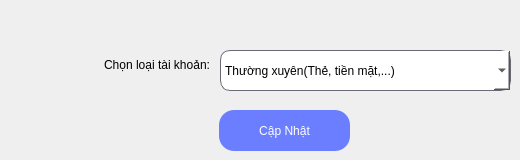
        <widget class="QWidget" name="tab_9">
         <attribute name="title">
          <string>Xem Bảng</string>
         </attribute>
         <widget class="QComboBox" name="comboBox_p4_LoaiTaiKhoan_XemBang">
          <property name="geometry">
           <rect>
            <x>220</x>
            <y>50</y>
            <width>291</width>
            <height>41</height>
           </rect>
          </property>
          <property name="styleSheet">
           <string notr="true">border-radius: 10px;
border: 1px solid #6d6875;
color: rgb(0, 0, 0);
background-color: rgb(255, 255, 255);
font: 75 14pt &quot;Segoe UI&quot;;</string>
          </property>
          <item>
           <property name="text">
            <string>Thường xuyên(Thẻ, tiền mặt,...)</string>
           </property>
           <property name="icon">
            <iconset resource="TaiNguyen.qrc">
             <normaloff>:/Images/Pictures/ID-Card-icon.png</normaloff>:/Images/Pictures/ID-Card-icon.png</iconset>
           </property>
          </item>
          <item>
           <property name="text">
            <string>Tiết kiệm</string>
           </property>
           <property name="icon">
            <iconset resource="TaiNguyen.qrc">
             <normaloff>:/Images/Pictures/savings-icon.png</normaloff>:/Images/Pictures/savings-icon.png</iconset>
           </property>
          </item>
          <item>
           <property name="text">
            <string>Nợ</string>
           </property>
           <property name="icon">
            <iconset resource="TaiNguyen.qrc">
             <normaloff>:/Images/Pictures/No-icon.png</normaloff>:/Images/Pictures/No-icon.png</iconset>
           </property>
          </item>
         </widget>
         <widget class="QLabel" name="label_p4_LoaiTaiKhoan_XemBang">
          <property name="geometry">
           <rect>
            <x>9</x>
            <y>50</y>
            <width>201</width>
            <height>31</height>
           </rect>
          </property>
          <property name="styleSheet">
           <string notr="true">font: 75 17pt &quot;Segoe UI&quot;;</string>
          </property>
          <property name="text">
           <string>&lt;html&gt;&lt;head/&gt;&lt;body&gt;&lt;p align=&quot;right&quot;&gt;Chọn loại tài khoản:&lt;/p&gt;&lt;/body&gt;&lt;/html&gt;</string>
          </property>
         </widget>
         <widget class="QPushButton" name="btn_page4_CapNhat_XemBang">
          <property name="geometry">
           <rect>
            <x>219</x>
            <y>110</y>
            <width>131</width>
            <height>41</height>
           </rect>
          </property>
          <property name="styleSheet">
           <string notr="true">border-radius: 15px;
color: rgb(255, 255, 255);
background-color: rgb(106, 126, 255);
font: 75 15pt &quot;MS Shell Dlg 2&quot;;</string>
          </property>
          <property name="text">
           <string>Cập Nhật</string>
          </property>
         </widget>
        </widget>
